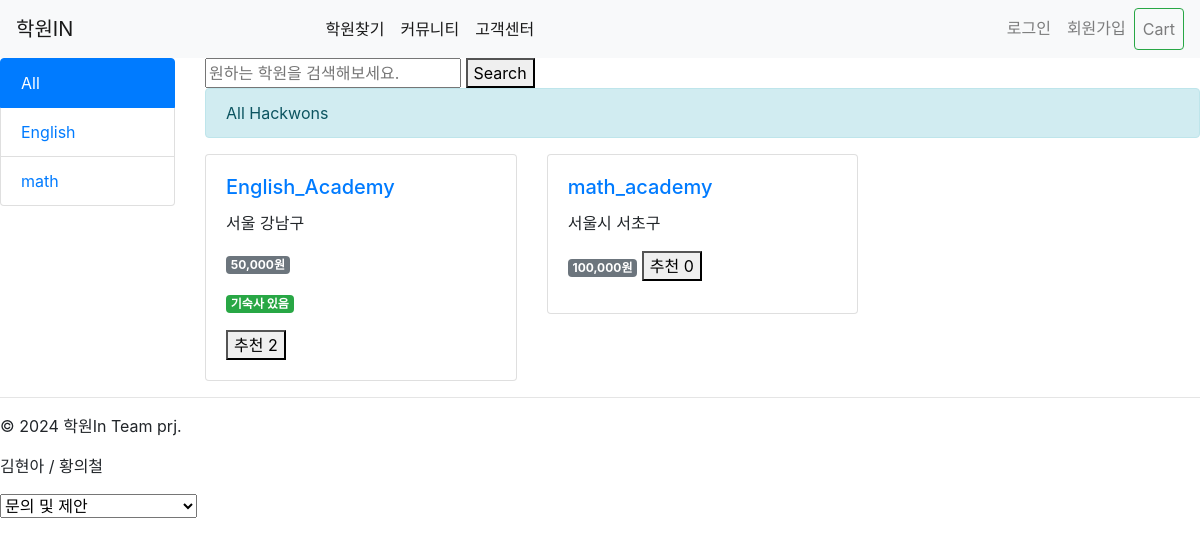
The app's page /content/, older data.
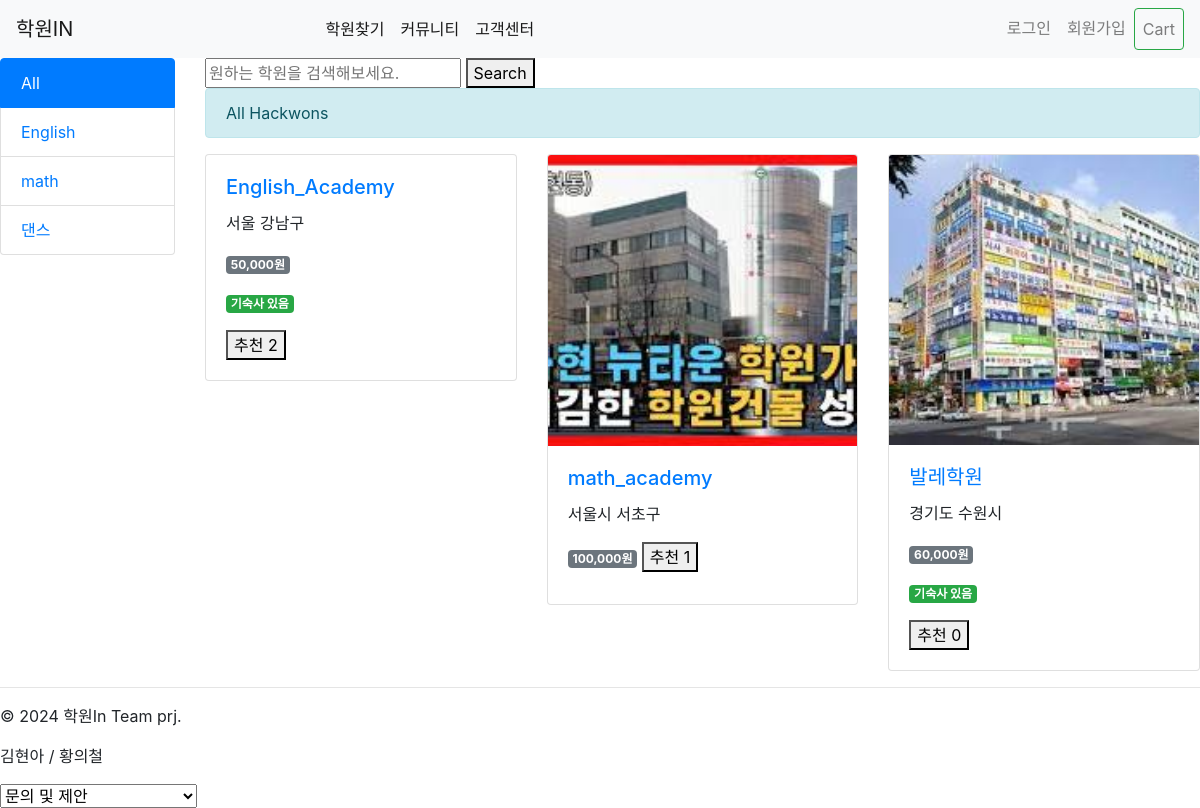
The same page, newer data.
### content/models.py (models this page shows, shortened)
class Category(models.Model):
    name = models.CharField(max_length=200, unique=True, verbose_name='course_category')
    slug = models.SlugField(max_length=200, unique=True, allow_unicode=True)
    class Meta:
        ordering = ['name']
        verbose_name = 'category'
        verbose_name_plural = 'categories'
    def get_absolute_url(self):
        return reverse('content:hackwon_in_category', args=[self.id])

class Hackwon(models.Model):
    category = models.ForeignKey(Category, on_delete=models.SET_NULL, null=True, blank=True, related_name='hackwons')
    name = models.CharField(max_length=200)
    slug = models.SlugField(max_length=200, unique=True, allow_unicode=True)
    image = models.ImageField(upload_to='hackwons/%Y/%m/%d', blank=True, null=True)
    description = models.TextField(blank=True, null=True)
    meta_description = models.TextField(blank=True, null=True)
    region = models.CharField(max_length=200, db_index=True, null=True)
    tuition = models.CharField(max_length=200, db_index=True, null=True)
    course = models.CharField(max_length=200, db_index=True, null=True)
    dormitory_available = models.BooleanField(default=True)
    phone_number = models.CharField(max_length=20, blank=True, null=True)
    latitude = models.FloatField(null=True, blank=True)  # 위도
    longitude = models.FloatField(null=True, blank=True)  # 경도
    voter = models.ManyToManyField(User, related_name='voted_hackwons') # 좋아요기능
    class Meta:
        index_together = [['id', 'slug']]

### content/views.py (the view)
# urls.py: path('', hackwon_in_category, name='hackwon_all'),
def hackwon_in_category(request, category_id=None):
    current_category = None
    categories = Category.objects.all()
    query = request.GET.get("q", "")
    if query:
        hackwons = Hackwon.objects.filter(
            Q(name__icontains=query) |
            Q(description__icontains=query) |
            Q(region__icontains=query) |
            Q(tuition__icontains=query) |
            Q(course__icontains=query) |
            Q(dormitory_available__icontains=query)
        )
    else:
        hackwons = Hackwon.objects.all()
    if category_id:
        current_category = get_object_or_404(Category, id=category_id)
        hackwons = hackwons.filter(category=current_category)
    return render(request, 'content/content.html', {
        'current_category': current_category,
        'categories': categories,
        'hackwons': hackwons
    })

### content/templates/content/content.html (shortened to what this page needs)
{% extends 'base.html' %}
{% block content %}
<div class="row">
    <div class="col-2">
        <div class="list-group">
            <a href="/" class="list-group-item {% if not current_category %}active{% endif %}">All</a>
            {% for c in categories %}
            <a href="{{ c.get_absolute_url }}" class="list-group-item {% if current_category.slug == c.slug %}active{% endif %}">{{ c.name }}</a>
            {% endfor %}
        </div>
    </div>
    <div class="col">
      <form method="get" action=".">
        <input type="text" name="q" placeholder="원하는 학원을 검색해보세요." value="{{ request.GET.q }}">
        <button type="submit">Search</button>
      </form>
        <div class="alert alert-info" role="alert">
            {% if current_category %}{{ current_category.name }}{% else %}All Hackwons{% endif %}
        </div>
        <div class="row">
            {% for hackwon in hackwons %}
            <div class="col-4">
                <div class="card">
                    {% if hackwon.image %}
                    <a href="{% url 'content:hackwon_detail' hackwon.id %}"><img class="card-img-top" src="{{ hackwon.image.url }}" alt="{{ hackwon.name }}"></a>
                    {% endif %}
                    <div class="card-body">
                        <h5 class="card-title">
                            <a href="{% url 'content:hackwon_detail' hackwon.id %}">{{ hackwon.name }}</a>
                        </h5>
                        <p class="card-text">{{ hackwon.region }}</p>
                        <p class="badge badge-secondary">{{ hackwon.tuition }}원</p>
                        {% if hackwon.dormitory_available %}
                        <p class="card-text"><span class="badge badge-success">기숙사 있음</span></p>
                        {% endif %}
                        <button class="vote-btn" data-hackwon="{{ hackwon.id }}">추천 <span class="votes">{{ hackwon.voter.count }}</span></button>
                    </div>
                </div>
            </div>
            {% endfor %}
          </div>
      </div>
        </div>
{% endblock %}

### templates/base.html (shortened to what this page needs)
<!DOCTYPE html>
<html lang="ko">
<head>
    <link rel="stylesheet" href="https://stackpath.bootstrapcdn.com/bootstrap/4.1.3/css/bootstrap.min.css">
</head>
<body>
  <nav class="navbar navbar-expand-lg navbar-light bg-light">
    <a class="navbar-brand" href="/">학원IN</a>
    <div class="collapse navbar-collapse" id="navbarSupportedContent">
      <ul class="navbar-nav mx-auto">
        <li class="nav-item"><a href="{% url 'content:hackwon_all'%}" class="active nav-link ">학원찾기</a></li>
        <li class="nav-item"><a href="{% url 'blog:blog_list'%}" class="active nav-link ">커뮤니티</a></li>
        <li class="nav-item"><a href="{% url 'cs:question_list'%}" class="active nav-link ">고객센터</a></li>
      </ul>
      <ul class="navbar-nav ml-auto">
        {% if user.is_authenticated %}
        <li class="nav-item"><a href="{% url 'logout' %}" class="nav-link">로그아웃</a></li>
        {% else %}
        <li class="nav-item"><a href="{% url 'login' %}" class="nav-link">로그인</a></li>
        <li class="nav-item"><a href="{% url 'register' %}" class="nav-link">회원가입</a></li>
        {% endif %}
        <li class="nav-item ">
            <a class="nav-link btn btn-outline-success" href="{ % url 'cart:detail' %}">Cart</a>
        </li>
      </ul>
    </div>
</nav>
    {% block content %}
    {% endblock %}
<hr>
<footer class="footer">
    <p>&copy; 2024 학원In Team prj. </p>
    <p>김현아 / 황의철 </p>
    <div class="family-site">
        <select name="family" id="family" >
            <option value="#" >문의 및 제안</option>
        </select>
    </div>
</footer>
</body>
</html>

Row changes from the older to the newer data that the page shows:
added Category: name "댄스"
changed Hackwon "math_academy": image: picture added; voter.count "0" → "1"
added Hackwon: image (picture), name "발레학원", region "경기도 수원시", tuition "60,000", dormitory_available "기숙사 있음", voter.count "0"
